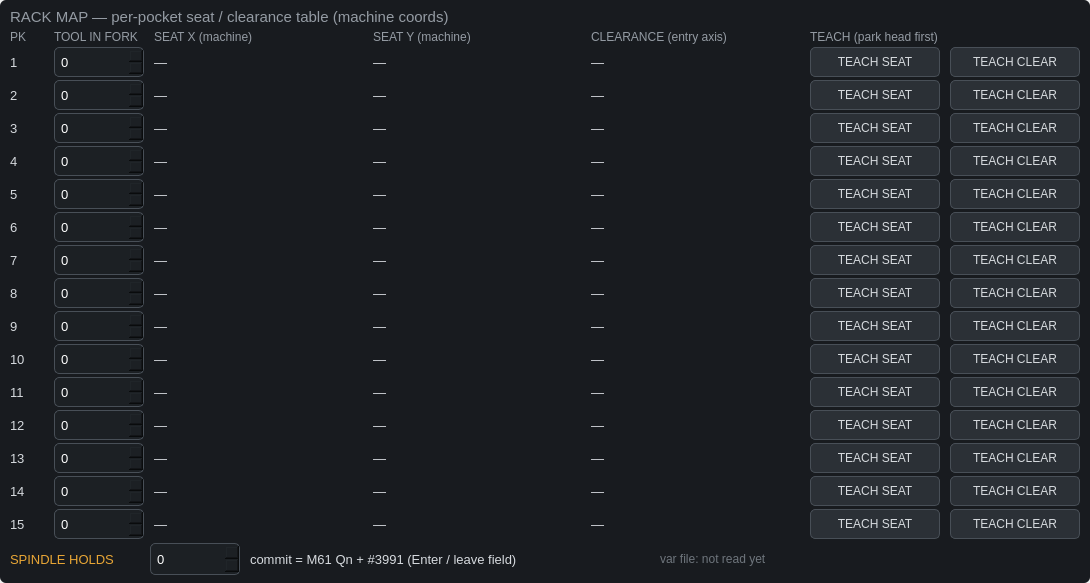
<?xml version="1.0" encoding="UTF-8"?>
<ui version="4.0">
 <class>rack_map</class>
 <!-- RACK MAP user tab (staging/rack_map 2026-08-02). ALL widgets declared
      HERE (house rule: no runtime layout insertion). rack_map.py only
      findChild()s + connects + polls the var file; every wire and every
      refusal is logged loudly. Table params: tool #[4000+N]; per-pocket
      seat/clearance/flags #[4100+N*4]..#[4103+N*4], N=1..15. -->
 <widget class="QWidget" name="rack_map_root">
  <layout class="QVBoxLayout" name="rmLayout">
   <property name="leftMargin"><number>0</number></property>
   <property name="topMargin"><number>0</number></property>
   <property name="rightMargin"><number>0</number></property>
   <property name="bottomMargin"><number>0</number></property>
   <property name="spacing"><number>0</number></property>
   <item>
    <widget class="QFrame" name="rm_panel">
     <property name="styleSheet"><string notr="true">
#rm_panel { background: rgb(24,27,31); border: none; border-radius: 6px; }
QLabel { background: transparent; color: rgb(214,218,222); font: 10pt; }
#rm_title { font: 75 11pt; color: rgb(148,155,163); }
#rm_hdr_pk, #rm_hdr_tool, #rm_hdr_seatx, #rm_hdr_seaty, #rm_hdr_clr,
#rm_hdr_teach { font: 75 9pt; color: rgb(148,155,163); }
QPushButton { background: rgb(43,48,54); color: rgb(214,218,222);
  border: 1px solid rgb(72,79,87); border-radius: 5px; font: 75 9pt; }
QPushButton:pressed { background: rgb(60,66,73); }
QPushButton:disabled { background: rgb(34,38,43);
  color: rgb(105,111,118); border-color: rgb(55,60,66); }
QSpinBox { background: rgb(28,32,36); color: white;
  border: 1px solid rgb(72,79,87); border-radius: 5px;
  padding: 1px 4px; font: 10pt;
  selection-background-color: rgb(232,166,53); }
QSpinBox:focus { border: 1px solid rgb(232,166,53); }
#rm_sync_caption { font: 75 10pt; color: rgb(232,166,53); }
#rm_status { font: 9pt; color: rgb(110,117,124); }
</string></property>
     <layout class="QVBoxLayout" name="rm_v">
      <property name="leftMargin"><number>10</number></property>
      <property name="topMargin"><number>8</number></property>
      <property name="rightMargin"><number>10</number></property>
      <property name="bottomMargin"><number>8</number></property>
      <property name="spacing"><number>4</number></property>
      <item>
       <widget class="QLabel" name="rm_title"><property name="text"><string>RACK MAP — per-pocket seat / clearance table (machine coords)</string></property></widget>
      </item>
      <item>
       <layout class="QGridLayout" name="rm_grid" columnstretch="0,0,1,1,1,0,0">
        <property name="horizontalSpacing"><number>10</number></property>
        <property name="verticalSpacing"><number>3</number></property>
        <item row="0" column="0"><widget class="QLabel" name="rm_hdr_pk"><property name="text"><string>PK</string></property></widget></item>
        <item row="0" column="1"><widget class="QLabel" name="rm_hdr_tool"><property name="text"><string>TOOL IN FORK</string></property></widget></item>
        <item row="0" column="2"><widget class="QLabel" name="rm_hdr_seatx"><property name="text"><string>SEAT X (machine)</string></property></widget></item>
        <item row="0" column="3"><widget class="QLabel" name="rm_hdr_seaty"><property name="text"><string>SEAT Y (machine)</string></property></widget></item>
        <item row="0" column="4"><widget class="QLabel" name="rm_hdr_clr"><property name="text"><string>CLEARANCE (entry axis)</string></property></widget></item>
        <item row="0" column="5" colspan="2"><widget class="QLabel" name="rm_hdr_teach"><property name="text"><string>TEACH (park head first)</string></property></widget></item>
        <item row="1" column="0"><widget class="QLabel" name="rm_pk_1"><property name="text"><string>1</string></property><property name="minimumSize"><size><width>34</width><height>30</height></size></property></widget></item>
        <item row="1" column="1"><widget class="QSpinBox" name="rm_tool_1"><property name="maximum"><number>99</number></property><property name="minimumSize"><size><width>90</width><height>30</height></size></property></widget></item>
        <item row="1" column="2"><widget class="QLabel" name="rm_seatx_1"><property name="text"><string>—</string></property><property name="minimumSize"><size><width>150</width><height>30</height></size></property></widget></item>
        <item row="1" column="3"><widget class="QLabel" name="rm_seaty_1"><property name="text"><string>—</string></property><property name="minimumSize"><size><width>150</width><height>30</height></size></property></widget></item>
        <item row="1" column="4"><widget class="QLabel" name="rm_clr_1"><property name="text"><string>—</string></property><property name="minimumSize"><size><width>150</width><height>30</height></size></property></widget></item>
        <item row="1" column="5"><widget class="QPushButton" name="rm_teachs_1"><property name="text"><string>TEACH SEAT</string></property><property name="minimumSize"><size><width>130</width><height>30</height></size></property></widget></item>
        <item row="1" column="6"><widget class="QPushButton" name="rm_teachc_1"><property name="text"><string>TEACH CLEAR</string></property><property name="minimumSize"><size><width>130</width><height>30</height></size></property></widget></item>
        <item row="2" column="0"><widget class="QLabel" name="rm_pk_2"><property name="text"><string>2</string></property><property name="minimumSize"><size><width>34</width><height>30</height></size></property></widget></item>
        <item row="2" column="1"><widget class="QSpinBox" name="rm_tool_2"><property name="maximum"><number>99</number></property><property name="minimumSize"><size><width>90</width><height>30</height></size></property></widget></item>
        <item row="2" column="2"><widget class="QLabel" name="rm_seatx_2"><property name="text"><string>—</string></property><property name="minimumSize"><size><width>150</width><height>30</height></size></property></widget></item>
        <item row="2" column="3"><widget class="QLabel" name="rm_seaty_2"><property name="text"><string>—</string></property><property name="minimumSize"><size><width>150</width><height>30</height></size></property></widget></item>
        <item row="2" column="4"><widget class="QLabel" name="rm_clr_2"><property name="text"><string>—</string></property><property name="minimumSize"><size><width>150</width><height>30</height></size></property></widget></item>
        <item row="2" column="5"><widget class="QPushButton" name="rm_teachs_2"><property name="text"><string>TEACH SEAT</string></property><property name="minimumSize"><size><width>130</width><height>30</height></size></property></widget></item>
        <item row="2" column="6"><widget class="QPushButton" name="rm_teachc_2"><property name="text"><string>TEACH CLEAR</string></property><property name="minimumSize"><size><width>130</width><height>30</height></size></property></widget></item>
        <item row="3" column="0"><widget class="QLabel" name="rm_pk_3"><property name="text"><string>3</string></property><property name="minimumSize"><size><width>34</width><height>30</height></size></property></widget></item>
        <item row="3" column="1"><widget class="QSpinBox" name="rm_tool_3"><property name="maximum"><number>99</number></property><property name="minimumSize"><size><width>90</width><height>30</height></size></property></widget></item>
        <item row="3" column="2"><widget class="QLabel" name="rm_seatx_3"><property name="text"><string>—</string></property><property name="minimumSize"><size><width>150</width><height>30</height></size></property></widget></item>
        <item row="3" column="3"><widget class="QLabel" name="rm_seaty_3"><property name="text"><string>—</string></property><property name="minimumSize"><size><width>150</width><height>30</height></size></property></widget></item>
        <item row="3" column="4"><widget class="QLabel" name="rm_clr_3"><property name="text"><string>—</string></property><property name="minimumSize"><size><width>150</width><height>30</height></size></property></widget></item>
        <item row="3" column="5"><widget class="QPushButton" name="rm_teachs_3"><property name="text"><string>TEACH SEAT</string></property><property name="minimumSize"><size><width>130</width><height>30</height></size></property></widget></item>
        <item row="3" column="6"><widget class="QPushButton" name="rm_teachc_3"><property name="text"><string>TEACH CLEAR</string></property><property name="minimumSize"><size><width>130</width><height>30</height></size></property></widget></item>
        <item row="4" column="0"><widget class="QLabel" name="rm_pk_4"><property name="text"><string>4</string></property><property name="minimumSize"><size><width>34</width><height>30</height></size></property></widget></item>
        <item row="4" column="1"><widget class="QSpinBox" name="rm_tool_4"><property name="maximum"><number>99</number></property><property name="minimumSize"><size><width>90</width><height>30</height></size></property></widget></item>
        <item row="4" column="2"><widget class="QLabel" name="rm_seatx_4"><property name="text"><string>—</string></property><property name="minimumSize"><size><width>150</width><height>30</height></size></property></widget></item>
        <item row="4" column="3"><widget class="QLabel" name="rm_seaty_4"><property name="text"><string>—</string></property><property name="minimumSize"><size><width>150</width><height>30</height></size></property></widget></item>
        <item row="4" column="4"><widget class="QLabel" name="rm_clr_4"><property name="text"><string>—</string></property><property name="minimumSize"><size><width>150</width><height>30</height></size></property></widget></item>
        <item row="4" column="5"><widget class="QPushButton" name="rm_teachs_4"><property name="text"><string>TEACH SEAT</string></property><property name="minimumSize"><size><width>130</width><height>30</height></size></property></widget></item>
        <item row="4" column="6"><widget class="QPushButton" name="rm_teachc_4"><property name="text"><string>TEACH CLEAR</string></property><property name="minimumSize"><size><width>130</width><height>30</height></size></property></widget></item>
        <item row="5" column="0"><widget class="QLabel" name="rm_pk_5"><property name="text"><string>5</string></property><property name="minimumSize"><size><width>34</width><height>30</height></size></property></widget></item>
        <item row="5" column="1"><widget class="QSpinBox" name="rm_tool_5"><property name="maximum"><number>99</number></property><property name="minimumSize"><size><width>90</width><height>30</height></size></property></widget></item>
        <item row="5" column="2"><widget class="QLabel" name="rm_seatx_5"><property name="text"><string>—</string></property><property name="minimumSize"><size><width>150</width><height>30</height></size></property></widget></item>
        <item row="5" column="3"><widget class="QLabel" name="rm_seaty_5"><property name="text"><string>—</string></property><property name="minimumSize"><size><width>150</width><height>30</height></size></property></widget></item>
        <item row="5" column="4"><widget class="QLabel" name="rm_clr_5"><property name="text"><string>—</string></property><property name="minimumSize"><size><width>150</width><height>30</height></size></property></widget></item>
        <item row="5" column="5"><widget class="QPushButton" name="rm_teachs_5"><property name="text"><string>TEACH SEAT</string></property><property name="minimumSize"><size><width>130</width><height>30</height></size></property></widget></item>
        <item row="5" column="6"><widget class="QPushButton" name="rm_teachc_5"><property name="text"><string>TEACH CLEAR</string></property><property name="minimumSize"><size><width>130</width><height>30</height></size></property></widget></item>
        <item row="6" column="0"><widget class="QLabel" name="rm_pk_6"><property name="text"><string>6</string></property><property name="minimumSize"><size><width>34</width><height>30</height></size></property></widget></item>
        <item row="6" column="1"><widget class="QSpinBox" name="rm_tool_6"><property name="maximum"><number>99</number></property><property name="minimumSize"><size><width>90</width><height>30</height></size></property></widget></item>
        <item row="6" column="2"><widget class="QLabel" name="rm_seatx_6"><property name="text"><string>—</string></property><property name="minimumSize"><size><width>150</width><height>30</height></size></property></widget></item>
        <item row="6" column="3"><widget class="QLabel" name="rm_seaty_6"><property name="text"><string>—</string></property><property name="minimumSize"><size><width>150</width><height>30</height></size></property></widget></item>
        <item row="6" column="4"><widget class="QLabel" name="rm_clr_6"><property name="text"><string>—</string></property><property name="minimumSize"><size><width>150</width><height>30</height></size></property></widget></item>
        <item row="6" column="5"><widget class="QPushButton" name="rm_teachs_6"><property name="text"><string>TEACH SEAT</string></property><property name="minimumSize"><size><width>130</width><height>30</height></size></property></widget></item>
        <item row="6" column="6"><widget class="QPushButton" name="rm_teachc_6"><property name="text"><string>TEACH CLEAR</string></property><property name="minimumSize"><size><width>130</width><height>30</height></size></property></widget></item>
        <item row="7" column="0"><widget class="QLabel" name="rm_pk_7"><property name="text"><string>7</string></property><property name="minimumSize"><size><width>34</width><height>30</height></size></property></widget></item>
        <item row="7" column="1"><widget class="QSpinBox" name="rm_tool_7"><property name="maximum"><number>99</number></property><property name="minimumSize"><size><width>90</width><height>30</height></size></property></widget></item>
        <item row="7" column="2"><widget class="QLabel" name="rm_seatx_7"><property name="text"><string>—</string></property><property name="minimumSize"><size><width>150</width><height>30</height></size></property></widget></item>
        <item row="7" column="3"><widget class="QLabel" name="rm_seaty_7"><property name="text"><string>—</string></property><property name="minimumSize"><size><width>150</width><height>30</height></size></property></widget></item>
        <item row="7" column="4"><widget class="QLabel" name="rm_clr_7"><property name="text"><string>—</string></property><property name="minimumSize"><size><width>150</width><height>30</height></size></property></widget></item>
        <item row="7" column="5"><widget class="QPushButton" name="rm_teachs_7"><property name="text"><string>TEACH SEAT</string></property><property name="minimumSize"><size><width>130</width><height>30</height></size></property></widget></item>
        <item row="7" column="6"><widget class="QPushButton" name="rm_teachc_7"><property name="text"><string>TEACH CLEAR</string></property><property name="minimumSize"><size><width>130</width><height>30</height></size></property></widget></item>
        <item row="8" column="0"><widget class="QLabel" name="rm_pk_8"><property name="text"><string>8</string></property><property name="minimumSize"><size><width>34</width><height>30</height></size></property></widget></item>
        <item row="8" column="1"><widget class="QSpinBox" name="rm_tool_8"><property name="maximum"><number>99</number></property><property name="minimumSize"><size><width>90</width><height>30</height></size></property></widget></item>
        <item row="8" column="2"><widget class="QLabel" name="rm_seatx_8"><property name="text"><string>—</string></property><property name="minimumSize"><size><width>150</width><height>30</height></size></property></widget></item>
        <item row="8" column="3"><widget class="QLabel" name="rm_seaty_8"><property name="text"><string>—</string></property><property name="minimumSize"><size><width>150</width><height>30</height></size></property></widget></item>
        <item row="8" column="4"><widget class="QLabel" name="rm_clr_8"><property name="text"><string>—</string></property><property name="minimumSize"><size><width>150</width><height>30</height></size></property></widget></item>
        <item row="8" column="5"><widget class="QPushButton" name="rm_teachs_8"><property name="text"><string>TEACH SEAT</string></property><property name="minimumSize"><size><width>130</width><height>30</height></size></property></widget></item>
        <item row="8" column="6"><widget class="QPushButton" name="rm_teachc_8"><property name="text"><string>TEACH CLEAR</string></property><property name="minimumSize"><size><width>130</width><height>30</height></size></property></widget></item>
        <item row="9" column="0"><widget class="QLabel" name="rm_pk_9"><property name="text"><string>9</string></property><property name="minimumSize"><size><width>34</width><height>30</height></size></property></widget></item>
        <item row="9" column="1"><widget class="QSpinBox" name="rm_tool_9"><property name="maximum"><number>99</number></property><property name="minimumSize"><size><width>90</width><height>30</height></size></property></widget></item>
        <item row="9" column="2"><widget class="QLabel" name="rm_seatx_9"><property name="text"><string>—</string></property><property name="minimumSize"><size><width>150</width><height>30</height></size></property></widget></item>
        <item row="9" column="3"><widget class="QLabel" name="rm_seaty_9"><property name="text"><string>—</string></property><property name="minimumSize"><size><width>150</width><height>30</height></size></property></widget></item>
        <item row="9" column="4"><widget class="QLabel" name="rm_clr_9"><property name="text"><string>—</string></property><property name="minimumSize"><size><width>150</width><height>30</height></size></property></widget></item>
        <item row="9" column="5"><widget class="QPushButton" name="rm_teachs_9"><property name="text"><string>TEACH SEAT</string></property><property name="minimumSize"><size><width>130</width><height>30</height></size></property></widget></item>
        <item row="9" column="6"><widget class="QPushButton" name="rm_teachc_9"><property name="text"><string>TEACH CLEAR</string></property><property name="minimumSize"><size><width>130</width><height>30</height></size></property></widget></item>
        <item row="10" column="0"><widget class="QLabel" name="rm_pk_10"><property name="text"><string>10</string></property><property name="minimumSize"><size><width>34</width><height>30</height></size></property></widget></item>
        <item row="10" column="1"><widget class="QSpinBox" name="rm_tool_10"><property name="maximum"><number>99</number></property><property name="minimumSize"><size><width>90</width><height>30</height></size></property></widget></item>
        <item row="10" column="2"><widget class="QLabel" name="rm_seatx_10"><property name="text"><string>—</string></property><property name="minimumSize"><size><width>150</width><height>30</height></size></property></widget></item>
        <item row="10" column="3"><widget class="QLabel" name="rm_seaty_10"><property name="text"><string>—</string></property><property name="minimumSize"><size><width>150</width><height>30</height></size></property></widget></item>
        <item row="10" column="4"><widget class="QLabel" name="rm_clr_10"><property name="text"><string>—</string></property><property name="minimumSize"><size><width>150</width><height>30</height></size></property></widget></item>
        <item row="10" column="5"><widget class="QPushButton" name="rm_teachs_10"><property name="text"><string>TEACH SEAT</string></property><property name="minimumSize"><size><width>130</width><height>30</height></size></property></widget></item>
        <item row="10" column="6"><widget class="QPushButton" name="rm_teachc_10"><property name="text"><string>TEACH CLEAR</string></property><property name="minimumSize"><size><width>130</width><height>30</height></size></property></widget></item>
        <item row="11" column="0"><widget class="QLabel" name="rm_pk_11"><property name="text"><string>11</string></property><property name="minimumSize"><size><width>34</width><height>30</height></size></property></widget></item>
        <item row="11" column="1"><widget class="QSpinBox" name="rm_tool_11"><property name="maximum"><number>99</number></property><property name="minimumSize"><size><width>90</width><height>30</height></size></property></widget></item>
        <item row="11" column="2"><widget class="QLabel" name="rm_seatx_11"><property name="text"><string>—</string></property><property name="minimumSize"><size><width>150</width><height>30</height></size></property></widget></item>
        <item row="11" column="3"><widget class="QLabel" name="rm_seaty_11"><property name="text"><string>—</string></property><property name="minimumSize"><size><width>150</width><height>30</height></size></property></widget></item>
        <item row="11" column="4"><widget class="QLabel" name="rm_clr_11"><property name="text"><string>—</string></property><property name="minimumSize"><size><width>150</width><height>30</height></size></property></widget></item>
        <item row="11" column="5"><widget class="QPushButton" name="rm_teachs_11"><property name="text"><string>TEACH SEAT</string></property><property name="minimumSize"><size><width>130</width><height>30</height></size></property></widget></item>
        <item row="11" column="6"><widget class="QPushButton" name="rm_teachc_11"><property name="text"><string>TEACH CLEAR</string></property><property name="minimumSize"><size><width>130</width><height>30</height></size></property></widget></item>
        <item row="12" column="0"><widget class="QLabel" name="rm_pk_12"><property name="text"><string>12</string></property><property name="minimumSize"><size><width>34</width><height>30</height></size></property></widget></item>
        <item row="12" column="1"><widget class="QSpinBox" name="rm_tool_12"><property name="maximum"><number>99</number></property><property name="minimumSize"><size><width>90</width><height>30</height></size></property></widget></item>
        <item row="12" column="2"><widget class="QLabel" name="rm_seatx_12"><property name="text"><string>—</string></property><property name="minimumSize"><size><width>150</width><height>30</height></size></property></widget></item>
        <item row="12" column="3"><widget class="QLabel" name="rm_seaty_12"><property name="text"><string>—</string></property><property name="minimumSize"><size><width>150</width><height>30</height></size></property></widget></item>
        <item row="12" column="4"><widget class="QLabel" name="rm_clr_12"><property name="text"><string>—</string></property><property name="minimumSize"><size><width>150</width><height>30</height></size></property></widget></item>
        <item row="12" column="5"><widget class="QPushButton" name="rm_teachs_12"><property name="text"><string>TEACH SEAT</string></property><property name="minimumSize"><size><width>130</width><height>30</height></size></property></widget></item>
        <item row="12" column="6"><widget class="QPushButton" name="rm_teachc_12"><property name="text"><string>TEACH CLEAR</string></property><property name="minimumSize"><size><width>130</width><height>30</height></size></property></widget></item>
        <item row="13" column="0"><widget class="QLabel" name="rm_pk_13"><property name="text"><string>13</string></property><property name="minimumSize"><size><width>34</width><height>30</height></size></property></widget></item>
        <item row="13" column="1"><widget class="QSpinBox" name="rm_tool_13"><property name="maximum"><number>99</number></property><property name="minimumSize"><size><width>90</width><height>30</height></size></property></widget></item>
        <item row="13" column="2"><widget class="QLabel" name="rm_seatx_13"><property name="text"><string>—</string></property><property name="minimumSize"><size><width>150</width><height>30</height></size></property></widget></item>
        <item row="13" column="3"><widget class="QLabel" name="rm_seaty_13"><property name="text"><string>—</string></property><property name="minimumSize"><size><width>150</width><height>30</height></size></property></widget></item>
        <item row="13" column="4"><widget class="QLabel" name="rm_clr_13"><property name="text"><string>—</string></property><property name="minimumSize"><size><width>150</width><height>30</height></size></property></widget></item>
        <item row="13" column="5"><widget class="QPushButton" name="rm_teachs_13"><property name="text"><string>TEACH SEAT</string></property><property name="minimumSize"><size><width>130</width><height>30</height></size></property></widget></item>
        <item row="13" column="6"><widget class="QPushButton" name="rm_teachc_13"><property name="text"><string>TEACH CLEAR</string></property><property name="minimumSize"><size><width>130</width><height>30</height></size></property></widget></item>
        <item row="14" column="0"><widget class="QLabel" name="rm_pk_14"><property name="text"><string>14</string></property><property name="minimumSize"><size><width>34</width><height>30</height></size></property></widget></item>
        <item row="14" column="1"><widget class="QSpinBox" name="rm_tool_14"><property name="maximum"><number>99</number></property><property name="minimumSize"><size><width>90</width><height>30</height></size></property></widget></item>
        <item row="14" column="2"><widget class="QLabel" name="rm_seatx_14"><property name="text"><string>—</string></property><property name="minimumSize"><size><width>150</width><height>30</height></size></property></widget></item>
        <item row="14" column="3"><widget class="QLabel" name="rm_seaty_14"><property name="text"><string>—</string></property><property name="minimumSize"><size><width>150</width><height>30</height></size></property></widget></item>
        <item row="14" column="4"><widget class="QLabel" name="rm_clr_14"><property name="text"><string>—</string></property><property name="minimumSize"><size><width>150</width><height>30</height></size></property></widget></item>
        <item row="14" column="5"><widget class="QPushButton" name="rm_teachs_14"><property name="text"><string>TEACH SEAT</string></property><property name="minimumSize"><size><width>130</width><height>30</height></size></property></widget></item>
        <item row="14" column="6"><widget class="QPushButton" name="rm_teachc_14"><property name="text"><string>TEACH CLEAR</string></property><property name="minimumSize"><size><width>130</width><height>30</height></size></property></widget></item>
        <item row="15" column="0"><widget class="QLabel" name="rm_pk_15"><property name="text"><string>15</string></property><property name="minimumSize"><size><width>34</width><height>30</height></size></property></widget></item>
        <item row="15" column="1"><widget class="QSpinBox" name="rm_tool_15"><property name="maximum"><number>99</number></property><property name="minimumSize"><size><width>90</width><height>30</height></size></property></widget></item>
        <item row="15" column="2"><widget class="QLabel" name="rm_seatx_15"><property name="text"><string>—</string></property><property name="minimumSize"><size><width>150</width><height>30</height></size></property></widget></item>
        <item row="15" column="3"><widget class="QLabel" name="rm_seaty_15"><property name="text"><string>—</string></property><property name="minimumSize"><size><width>150</width><height>30</height></size></property></widget></item>
        <item row="15" column="4"><widget class="QLabel" name="rm_clr_15"><property name="text"><string>—</string></property><property name="minimumSize"><size><width>150</width><height>30</height></size></property></widget></item>
        <item row="15" column="5"><widget class="QPushButton" name="rm_teachs_15"><property name="text"><string>TEACH SEAT</string></property><property name="minimumSize"><size><width>130</width><height>30</height></size></property></widget></item>
        <item row="15" column="6"><widget class="QPushButton" name="rm_teachc_15"><property name="text"><string>TEACH CLEAR</string></property><property name="minimumSize"><size><width>130</width><height>30</height></size></property></widget></item>
       </layout>
      </item>
      <item>
       <layout class="QHBoxLayout" name="rm_sync_h">
        <property name="spacing"><number>10</number></property>
        <item>
         <widget class="QLabel" name="rm_sync_caption"><property name="minimumSize"><size><width>130</width><height>24</height></size></property><property name="text"><string>SPINDLE HOLDS</string></property></widget>
        </item>
        <item>
         <widget class="QSpinBox" name="rm_spindle_holds">
          <property name="maximum"><number>99</number></property>
          <property name="minimumSize"><size><width>90</width><height>32</height></size></property>
         </widget>
        </item>
        <item>
         <widget class="QLabel" name="rm_sync_note"><property name="minimumSize"><size><width>380</width><height>24</height></size></property><property name="text"><string>commit = M61 Qn + #3991 (Enter / leave field)</string></property></widget>
        </item>
        <item>
         <spacer name="rm_sync_spacer">
          <property name="orientation"><enum>Qt::Horizontal</enum></property>
          <property name="sizeHint" stdset="0"><size><width>20</width><height>5</height></size></property>
         </spacer>
        </item>
        <item>
         <widget class="QLabel" name="rm_status"><property name="minimumSize"><size><width>420</width><height>24</height></size></property><property name="text"><string>var file: not read yet</string></property></widget>
        </item>
       </layout>
      </item>
     </layout>
    </widget>
   </item>
  </layout>
 </widget>
 <resources/>
 <connections/>
</ui>
